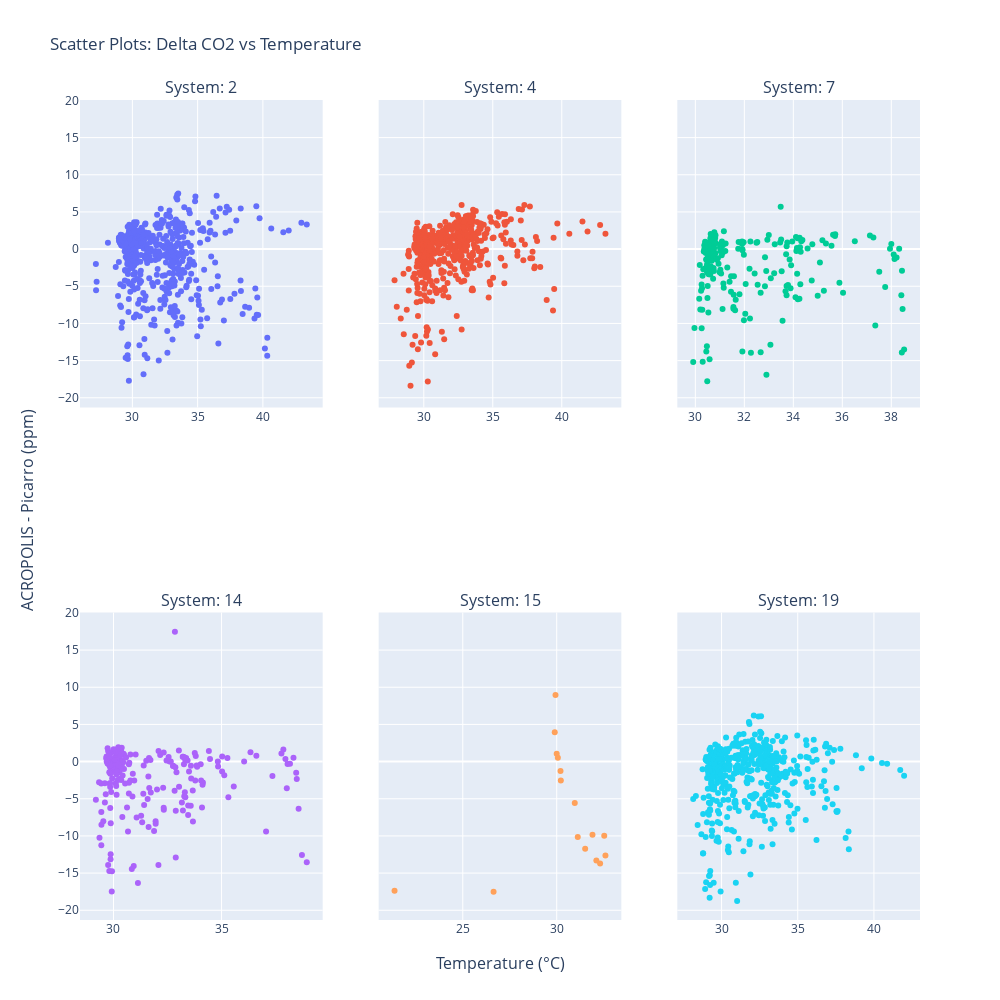

Write notebook code for a chart like this one.
### Code cell
# parameters
x_col_name = "gmp343_temperature"
max_col = 3
x_title = "Temperature (°C)"
title_text = "Scatter Plots: Delta CO2 vs Temperature" 

plot_acropolis_scatter(x_col_name=x_col_name,max_col=max_col, x_title=x_title, title_text=title_text)

### Figure 1 — Plotly figure (JSON) as saved in the notebook; plotly's stock layout.template omitted (floating-point values rounded to 4 significant figures; data arrays with more than 128 entries replaced by an {"elided": "..."} marker saying what was removed)
{"data": [{"mode": "markers", "name": "MC-2", "type": "scatter", "x": {"elided": "569 float values"}, "xaxis": "x", "y": {"elided": "569 float values"}, "yaxis": "y"}, {"mode": "markers", "name": "MC-4", "type": "scatter", "x": {"elided": "570 float values"}, "xaxis": "x2", "y": {"elided": "570 float values"}, "yaxis": "y2"}, {"mode": "markers", "name": "MC-7", "type": "scatter", "x": {"elided": "242 float values"}, "xaxis": "x3", "y": {"elided": "242 float values"}, "yaxis": "y3"}, {"mode": "markers", "name": "MC-14", "type": "scatter", "x": {"elided": "242 float values"}, "xaxis": "x4", "y": {"elided": "242 float values"}, "yaxis": "y4"}, {"mode": "markers", "name": "MC-15", "type": "scatter", "x": [21.37, 26.64, 32.11, 32.31, 31.51, 31.12, 32.53, 32.59, 31.9, 30.96, 30.22, 30.2, 30.06, 30.0, 29.9, 29.94], "xaxis": "x5", "y": [-17.37, -17.5, -13.3, -13.69, -11.72, -10.13, -9.976, -12.63, -9.827, -5.579, -2.542, -1.28, 0.5158, 1.06, 3.953, 8.962], "yaxis": "y5"}, {"mode": "markers", "name": "MC-19", "type": "scatter", "x": {"elided": "570 float values"}, "xaxis": "x6", "y": {"elided": "570 float values"}, "yaxis": "y6"}], "layout": {"annotations": [{"font": {"size": 16}, "showarrow": false, "text": "System: 2", "x": 0.1444, "xanchor": "center", "xref": "paper", "y": 1, "yanchor": "bottom", "yref": "paper"}, {"font": {"size": 16}, "showarrow": false, "text": "System: 4", "x": 0.5, "xanchor": "center", "xref": "paper", "y": 1, "yanchor": "bottom", "yref": "paper"}, {"font": {"size": 16}, "showarrow": false, "text": "System: 7", "x": 0.8556, "xanchor": "center", "xref": "paper", "y": 1, "yanchor": "bottom", "yref": "paper"}, {"font": {"size": 16}, "showarrow": false, "text": "System: 14", "x": 0.1444, "xanchor": "center", "xref": "paper", "y": 0.375, "yanchor": "bottom", "yref": "paper"}, {"font": {"size": 16}, "showarrow": false, "text": "System: 15", "x": 0.5, "xanchor": "center", "xref": "paper", "y": 0.375, "yanchor": "bottom", "yref": "paper"}, {"font": {"size": 16}, "showarrow": false, "text": "System: 19", "x": 0.8556, "xanchor": "center", "xref": "paper", "y": 0.375, "yanchor": "bottom", "yref": "paper"}, {"font": {"size": 16}, "showarrow": false, "text": "Temperature (°C)", "x": 0.5, "xanchor": "center", "xref": "paper", "y": 0, "yanchor": "top", "yref": "paper", "yshift": -30}, {"font": {"size": 16}, "showarrow": false, "text": "ACROPOLIS - Picarro (ppm)", "textangle": -90, "x": 0, "xanchor": "right", "xref": "paper", "xshift": -40, "y": 0.5, "yanchor": "middle", "yref": "paper"}], "height": 1000, "showlegend": false, "title": {"text": "Scatter Plots: Delta CO2 vs Temperature"}, "width": 1000, "xaxis": {"anchor": "y", "domain": [0, 0.2889]}, "xaxis2": {"anchor": "y2", "domain": [0.3556, 0.6444]}, "xaxis3": {"anchor": "y3", "domain": [0.7111, 1]}, "xaxis4": {"anchor": "y4", "domain": [0, 0.2889]}, "xaxis5": {"anchor": "y5", "domain": [0.3556, 0.6444]}, "xaxis6": {"anchor": "y6", "domain": [0.7111, 1]}, "yaxis": {"anchor": "x", "domain": [0.625, 1], "matches": "y4"}, "yaxis2": {"anchor": "x2", "domain": [0.625, 1], "matches": "y4", "showticklabels": false}, "yaxis3": {"anchor": "x3", "domain": [0.625, 1], "matches": "y4", "showticklabels": false}, "yaxis4": {"anchor": "x4", "domain": [0, 0.375]}, "yaxis5": {"anchor": "x5", "domain": [0, 0.375], "matches": "y4", "showticklabels": false}, "yaxis6": {"anchor": "x6", "domain": [0, 0.375], "matches": "y4", "showticklabels": false}}}
